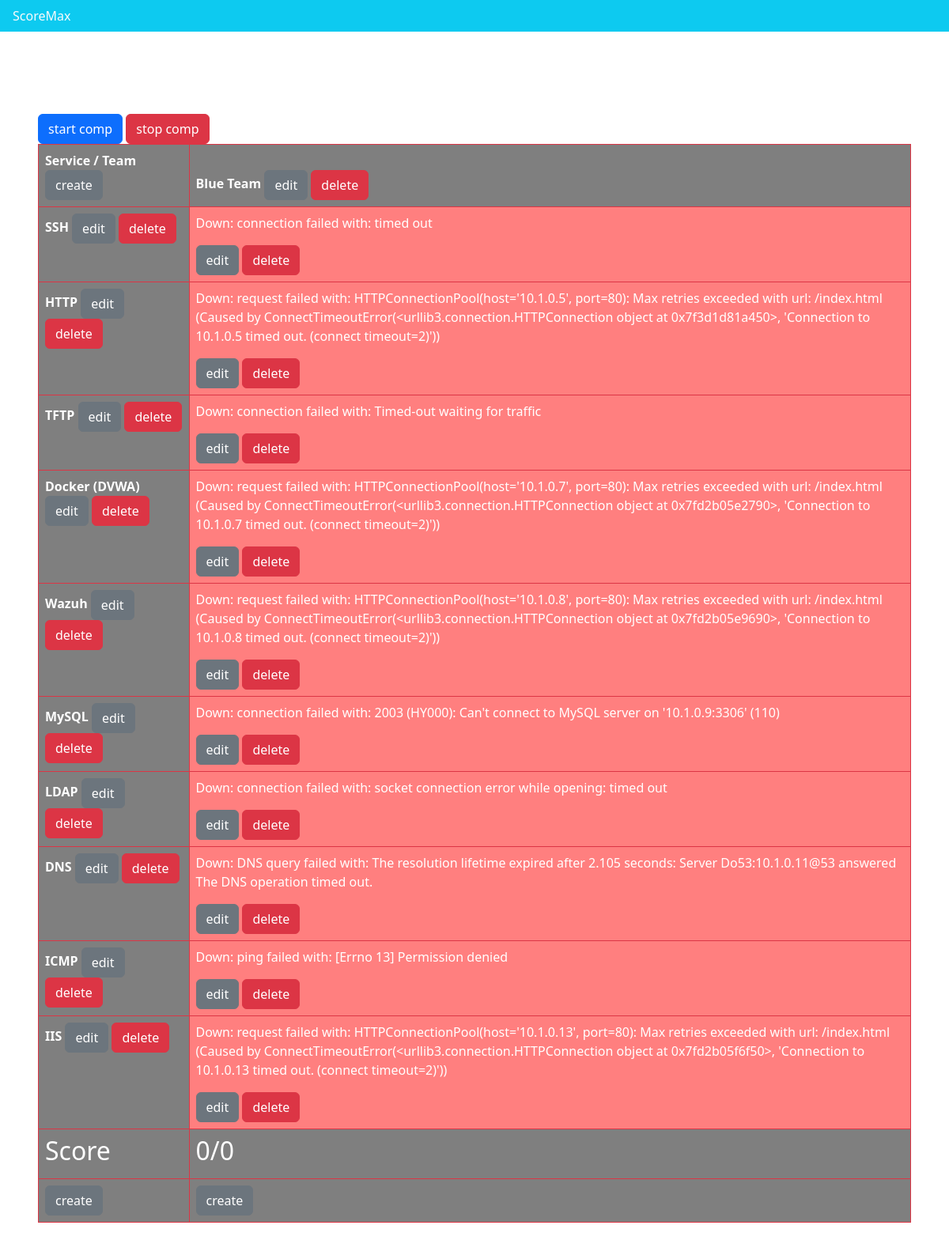
The app's page /app/team_services/, older data.
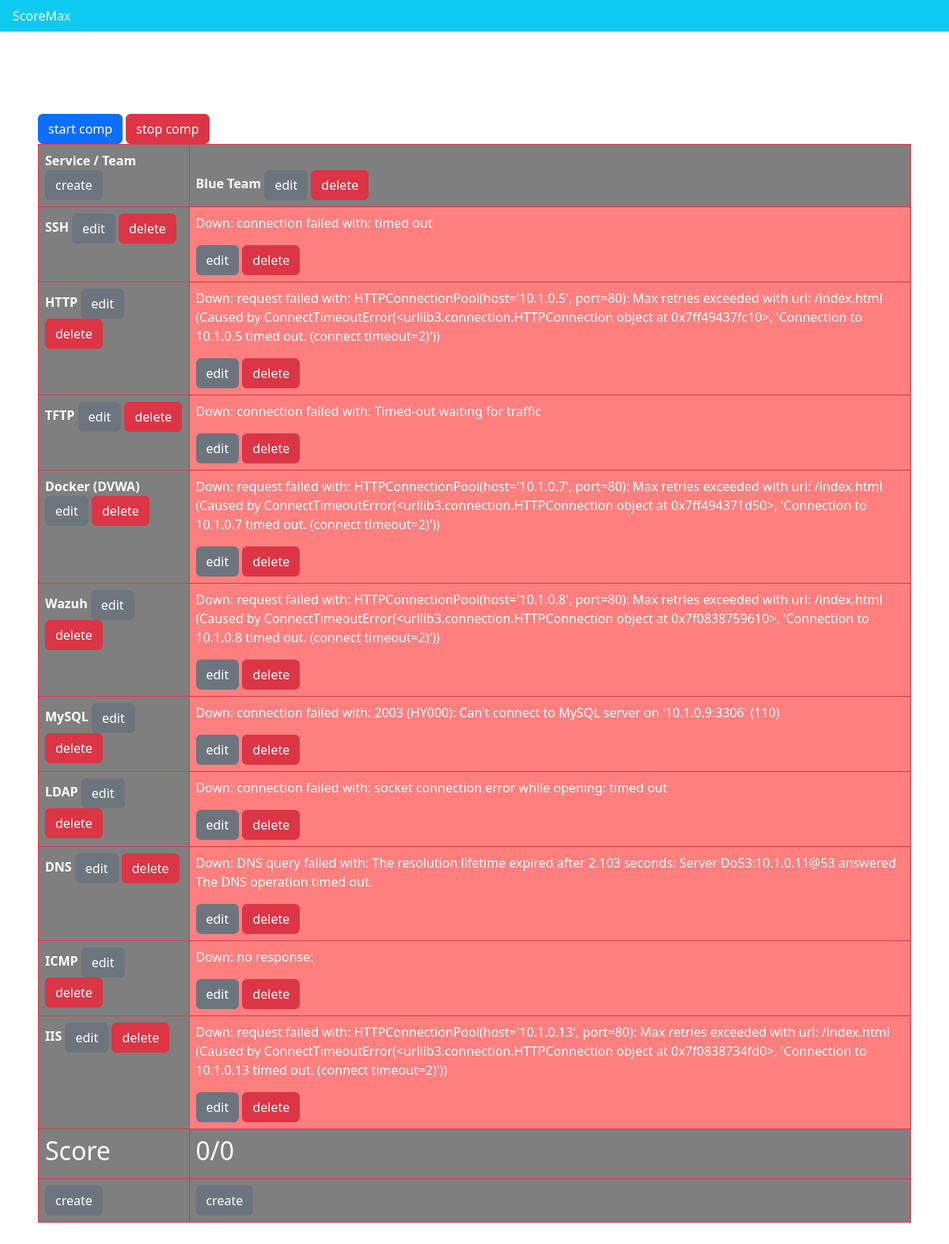
The same page, newer data.
### scoringapp/models.py (models this page shows)
class TeamService(models.Model):
    id = models.AutoField(primary_key=True)
    team = models.ForeignKey('Team', on_delete=models.CASCADE)
    service = models.ForeignKey('Service', on_delete=models.CASCADE)
    uri = models.CharField(max_length=1024)
    username = models.CharField(max_length=255, blank=True)
    password = models.CharField(max_length=255, blank=True)
    newest_check = models.ForeignKey('Check', null=True, on_delete=models.SET_NULL)

class Check(models.Model):
    id = models.AutoField(primary_key=True)
    team_service = models.ForeignKey('TeamService', on_delete=models.CASCADE)
    time = models.DateTimeField()
    is_up = models.BooleanField()
    status = models.CharField(max_length=1024, blank=True)

### scoringapp/views.py (the view)
# urls.py: path('team_services/', TeamServiceListView.as_view(), name='team-services'),
class TeamServiceListView(ListView):
    template_name = 'team_service/team_service_list.html'
    context_object_name = 'services'
    model = Service
    def get_context_data(self, **kwargs) -> dict:
        context = super().get_context_data(**kwargs)
        context = {
            'teams': [],
            'services': [],
            'status': Competition.objects.first(),
        }
        context['teams'] = list(Team.objects.all())
        for service in Service.objects.all():
            this_service = []
            for team in context['teams']:
                team_service = TeamService.objects.filter(team=team, service=service).first()
                this_service.append(team_service)
            context['services'].append((service, this_service))
        return context

### scoringapp/templates/team_service/team_service_list.html (shortened to what this page needs)
{% extends "base.html" %}
{% block content %}
<div class="mr-5 p-5">
    <h1>Zoo: Free the animals!</h1>
    <button class="start-comp-btn btn btn-primary">start comp</button>
    <button class="stop-comp-btn btn btn-danger">stop comp</button>
    <table class="table table-bordered border-danger">
        <thead>
            <tr>
                <th scope="col" class="col-1">
                    Service / Team
                    <a href="{% url 'team-create' %}" class="btn btn-secondary">create</a>
                </th>
                {% for team in teams %}
                <th scope="col" class="col-5">
                    {{ team.name }}
                    <a href="{% url 'team-update' pk=team.id %}" class="btn btn-secondary">edit</a>
                    <a href="{% url 'team-delete' pk=team.id %}" class="btn btn-danger">delete</a>
                </th>
                {% endfor %}
            </tr>
        </thead>
        <tbody>
            {% for service, team_services in services %}
            <tr>
                <th scope="row">
                    {{ service.name }}
                    <a href="{% url 'service-update' pk=service.id %}" class="btn btn-secondary">edit</a>
                    <a href="{% url 'service-delete' pk=service.id %}" class="btn btn-danger">delete</a>
                </th>
                {% for team_service in team_services %}
                    {% if team_service and team_service.newest_check %}
                        {% if team_service.newest_check.is_up %}
                            <td style="background-color: rgba(0,255,0, 0.5) !important;">
                                <p>Up</p>
                                <a href="{% url 'team-service-update' pk=team_service.id %}" class="btn btn-secondary">edit</a>
                                <a href="{% url 'team-service-delete' pk=team_service.id %}" class="btn btn-danger">delete</a>
                            </td>
                        {% else %}
                            <td style="background-color: rgba(255,0,0, 0.5) !important;">
                                <p>Down: {{ team_service.newest_check.status }}</p>
                                <a href="{% url 'team-service-update' pk=team_service.id %}" class="btn btn-secondary">edit</a>
                                <a href="{% url 'team-service-delete' pk=team_service.id %}" class="btn btn-danger">delete</a>
                            </td>
                        {% endif %}
                    {% else %}
                        <td style="background-color: rgba(255,255,0, 0.5) !important;">
                            <p>N/A</p>
                            <a href="{% url 'team-service-update' pk=team_service.id %}" class="btn btn-secondary">edit</a>
                            <a href="{% url 'team-service-delete' pk=team_service.id %}" class="btn btn-danger">delete</a>
                        </td>
                    {% endif %}
                {% endfor %}
            </tr>
            {% endfor %}
            <tr>
                <th scope="row">
                    <h2>Score</h2>
                </th>
                {% for team in teams %}
                <td>
                    <h2>{{ team.score }}/{{ team.max_score }}</h2>
                </td>
                {% endfor %}
            </tr>
            <tr>
                <th scope="row">
                    <a href="{% url 'service-create' %}" class="btn btn-secondary">create</a>
                </th>
                {% for team in teams %}
                <td>
                    <a href="{% url 'team-service-create' %}" class="btn btn-secondary">create</a>
                </td>
                {% endfor %}
            </tr>
        </tbody>
    </table>
</div>
{% endblock %}

Row changes from the older to the newer data that the page shows:
changed TeamService: newest_check.status "…by ConnectTimeoutError(<urllib3.connection.HTTPConnection object at 0x7f3d1d81a450>, 'Connection to 10.1.0.5 timed…" → "…by ConnectTimeoutError(<urllib3.connection.HTTPConnection object at 0x7ff49437fc10>, 'Connection to 10.1.0.5 timed…"
changed TeamService: newest_check.status "…by ConnectTimeoutError(<urllib3.connection.HTTPConnection object at 0x7fd2b05e2790>, 'Connection to 10.1.0.7 timed…" → "…by ConnectTimeoutError(<urllib3.connection.HTTPConnection object at 0x7ff494371d50>, 'Connection to 10.1.0.7 timed…"
changed TeamService: newest_check.status "…by ConnectTimeoutError(<urllib3.connection.HTTPConnection object at 0x7fd2b05e9690>, 'Connection to 10.1.0.8 timed…" → "…by ConnectTimeoutError(<urllib3.connection.HTTPConnection object at 0x7f0838759610>, 'Connection to 10.1.0.8 timed…"
changed TeamService: newest_check.status "DNS query failed with: The resolution lifetime expired after 2.105 seconds: Server Do53:10.1.0.11@53 answered The DNS operation timed out." → "DNS query failed with: The resolution lifetime expired after 2.103 seconds: Server Do53:10.1.0.11@53 answered The DNS operation timed out."
changed TeamService: newest_check.status "ping failed with: [Errno 13] Permission denied" → "no response:"
changed TeamService: newest_check.status "…by ConnectTimeoutError(<urllib3.connection.HTTPConnection object at 0x7fd2b05f6f50>, 'Connection to 10.1.0.13 timed…" → "…by ConnectTimeoutError(<urllib3.connection.HTTPConnection object at 0x7f0838734fd0>, 'Connection to 10.1.0.13 timed…"
